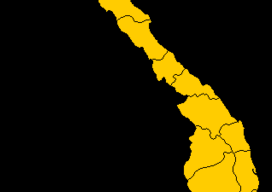

This is a level from a 2D game, rendered from its Tiled map with the project's own tilesets. A one-line summary and the map file follow, with tile-layer data summarised:
An orthogonal 17x12 tile map with 16x16 px tiles, 1 tile layer (Tile Layer 1).

<map version="1.8" tiledversion="1.8.5" orientation="orthogonal" renderorder="right-down" width="17" height="12" tilewidth="16" tileheight="16" infinite="0" nextlayerid="2" nextobjectid="1">
 <tileset firstgid="1" source="MapVN.tsx" />
 <layer id="1" name="Tile Layer 1" width="17" height="12">
  <data>[204 cells, 144 non-empty, 144 distinct tile ids]</data>
 </layer>
</map>
